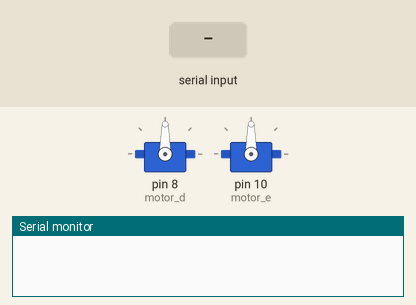
Bench run of a sketch on a simulated Arduino Uno, built with avr-gcc and run on an emulated ATmega328P. Shown: 2 × servo, the last lines printed to the serial monitor. Inputs (shaded band) come from the test bench.

Above: at 1.2 s.
1.3 s: "U" received over Serial
At 2.1 s:
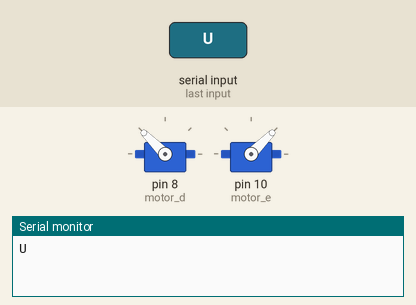
2.9 s: "D" received over Serial
At 3.3 s:
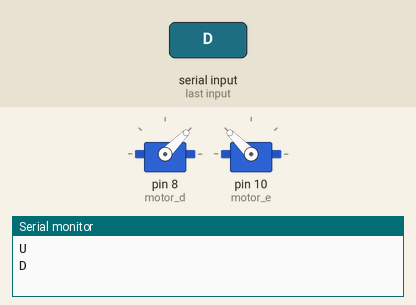
4.4 s: "R" received over Serial
At 5.6 s:
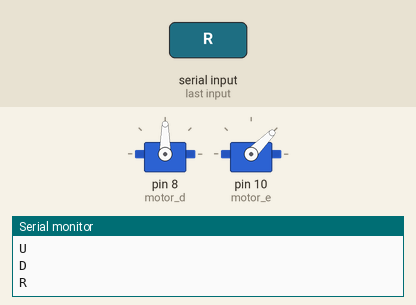
5.9 s: "L" received over Serial
At 7.0 s:
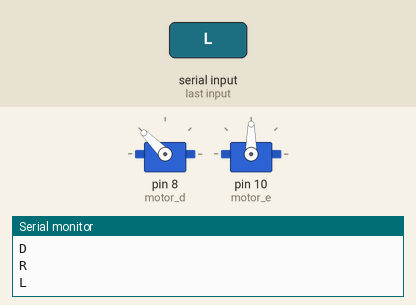
Timing chart, 0 to 8.4 s (numbered marks = the images above; inputs shaded):
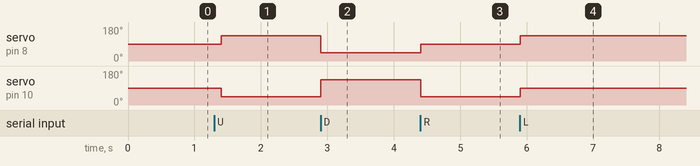

The sketch:

servo_motor_bluetooth.ino
```cpp
#include<Servo.h>
Servo motor_d;
Servo motor_e;
byte parado;
char key;

void setup()
{
  Serial.begin(9600);
  //Abaixo, as portas quer serão ativadas pelo celular, via Bluetooth
  motor_d.attach(8);
  motor_e.attach(10);
  parado = 1;
}

void loop()
{
  if(Serial.available())
  {
    key=Serial.read();
    Serial.println(key, 0);
  }
    switch(key){

      case 'U':
        motor_d.write(135);
        motor_e.write(45);
        break;

      case 'D':
        motor_d.write(45);
        motor_e.write(135);
        break;

      case 'S':
        motor_d.write(90);
        motor_e.write(90);
        break;

      case 'R':
        motor_d.write(90);
        motor_e.write(45);
        break;

      case 'L':
        motor_d.write(135);
        motor_e.write(90);
        break;


    }

    delay(100);

}
```

Measured:
- after the input at 1.3 s, servo on pin 8 (motor_d): 90° → 135° after 0.10 s; servo on pin 10 (motor_e): 90° → 45° after 0.10 s
- after the input at 2.9 s, servo on pin 8 (motor_d): 135° → 45° at once; servo on pin 10 (motor_e): 45° → 135° at once
- after the input at 4.4 s, servo on pin 8 (motor_d): 45° → 90° at once; servo on pin 10 (motor_e): 135° → 45° at once
- after the input at 5.9 s, servo on pin 8 (motor_d): 90° → 135° at once; servo on pin 10 (motor_e): 45° → 90° at once
